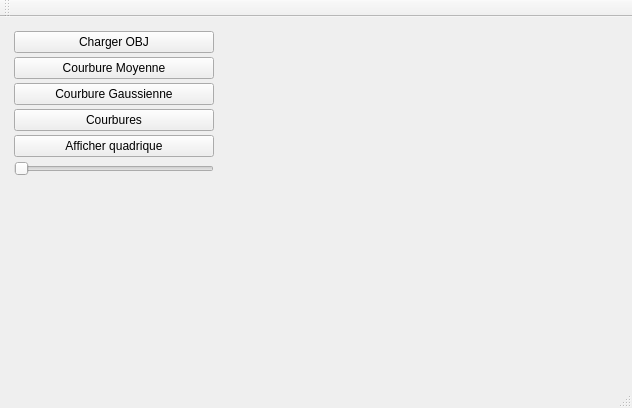
<?xml version="1.0" encoding="UTF-8"?>
<ui version="4.0">
 <class>MainWindow</class>
 <widget class="QMainWindow" name="MainWindow">
  <property name="geometry">
   <rect>
    <x>0</x>
    <y>0</y>
    <width>632</width>
    <height>408</height>
   </rect>
  </property>
  <property name="windowTitle">
   <string>MainWindow</string>
  </property>
  <widget class="QWidget" name="centralWidget">
   <layout class="QHBoxLayout" name="horizontalLayout">
    <item>
     <widget class="QWidget" name="widget_2" native="true">
      <property name="sizePolicy">
       <sizepolicy hsizetype="Maximum" vsizetype="Preferred">
        <horstretch>150</horstretch>
        <verstretch>0</verstretch>
       </sizepolicy>
      </property>
      <property name="minimumSize">
       <size>
        <width>150</width>
        <height>0</height>
       </size>
      </property>
      <layout class="QVBoxLayout" name="verticalLayout">
       <property name="spacing">
        <number>4</number>
       </property>
       <property name="leftMargin">
        <number>3</number>
       </property>
       <property name="topMargin">
        <number>3</number>
       </property>
       <property name="rightMargin">
        <number>3</number>
       </property>
       <property name="bottomMargin">
        <number>3</number>
       </property>
       <item>
        <widget class="QPushButton" name="pushButton_chargement">
         <property name="minimumSize">
          <size>
           <width>200</width>
           <height>0</height>
          </size>
         </property>
         <property name="text">
          <string>Charger OBJ</string>
         </property>
        </widget>
       </item>
       <item>
        <widget class="QPushButton" name="pushButton_H">
         <property name="text">
          <string>Courbure Moyenne</string>
         </property>
        </widget>
       </item>
       <item>
        <widget class="QPushButton" name="pushButton_K">
         <property name="text">
          <string>Courbure Gaussienne</string>
         </property>
        </widget>
       </item>
       <item>
        <widget class="QPushButton" name="pushButton_courbures">
         <property name="text">
          <string>Courbures</string>
         </property>
        </widget>
       </item>
       <item>
        <widget class="QPushButton" name="pushButton">
         <property name="text">
          <string>Afficher quadrique</string>
         </property>
        </widget>
       </item>
       <item>
        <widget class="QSlider" name="horizontalSlider">
         <property name="orientation">
          <enum>Qt::Horizontal</enum>
         </property>
        </widget>
       </item>
       <item>
        <spacer name="verticalSpacer">
         <property name="orientation">
          <enum>Qt::Vertical</enum>
         </property>
         <property name="sizeHint" stdset="0">
          <size>
           <width>20</width>
           <height>40</height>
          </size>
         </property>
        </spacer>
       </item>
      </layout>
     </widget>
    </item>
    <item>
     <widget class="MeshViewerWidget" name="displayWidget" native="true"/>
    </item>
   </layout>
  </widget>
  <widget class="QMenuBar" name="menuBar">
   <property name="geometry">
    <rect>
     <x>0</x>
     <y>0</y>
     <width>632</width>
     <height>22</height>
    </rect>
   </property>
  </widget>
  <widget class="QToolBar" name="mainToolBar">
   <attribute name="toolBarArea">
    <enum>TopToolBarArea</enum>
   </attribute>
   <attribute name="toolBarBreak">
    <bool>false</bool>
   </attribute>
  </widget>
  <widget class="QStatusBar" name="statusBar"/>
 </widget>
 <layoutdefault spacing="6" margin="11"/>
 <customwidgets>
  <customwidget>
   <class>MeshViewerWidget</class>
   <extends>QWidget</extends>
   <header location="global">meshviewerwidget.h</header>
   <container>1</container>
  </customwidget>
 </customwidgets>
 <resources/>
 <connections/>
</ui>
